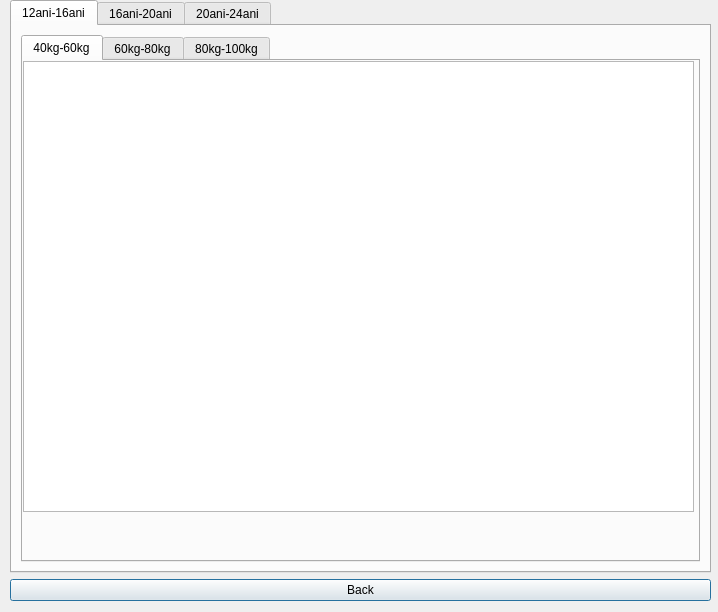
<?xml version="1.0" encoding="UTF-8"?>
<ui version="4.0">
 <class>fights</class>
 <widget class="QDialog" name="fights">
  <property name="geometry">
   <rect>
    <x>0</x>
    <y>0</y>
    <width>718</width>
    <height>612</height>
   </rect>
  </property>
  <property name="windowTitle">
   <string>Dialog</string>
  </property>
  <widget class="QWidget" name="layoutWidget">
   <property name="geometry">
    <rect>
     <x>10</x>
     <y>0</y>
     <width>701</width>
     <height>601</height>
    </rect>
   </property>
   <layout class="QGridLayout" name="gridLayout">
    <item row="3" column="0">
     <widget class="QPushButton" name="back">
      <property name="layoutDirection">
       <enum>Qt::RightToLeft</enum>
      </property>
      <property name="text">
       <string>Back</string>
      </property>
     </widget>
    </item>
    <item row="1" column="0">
     <widget class="QTabWidget" name="tabWidget">
      <property name="currentIndex">
       <number>0</number>
      </property>
      <widget class="QWidget" name="Categoria1216">
       <attribute name="title">
        <string>12ani-16ani</string>
       </attribute>
       <layout class="QGridLayout" name="gridLayout_2">
        <item row="0" column="0">
         <widget class="QTabWidget" name="Category">
          <property name="currentIndex">
           <number>0</number>
          </property>
          <widget class="QWidget" name="_40_60">
           <attribute name="title">
            <string>40kg-60kg</string>
           </attribute>
           <widget class="QTableWidget" name="table1_1">
            <property name="geometry">
             <rect>
              <x>0</x>
              <y>0</y>
              <width>671</width>
              <height>451</height>
             </rect>
            </property>
            <property name="sizePolicy">
             <sizepolicy hsizetype="Expanding" vsizetype="Expanding">
              <horstretch>0</horstretch>
              <verstretch>0</verstretch>
             </sizepolicy>
            </property>
            <property name="editTriggers">
             <set>QAbstractItemView::NoEditTriggers</set>
            </property>
            <property name="columnCount">
             <number>0</number>
            </property>
           </widget>
          </widget>
          <widget class="QWidget" name="_60_80">
           <attribute name="title">
            <string>60kg-80kg</string>
           </attribute>
           <widget class="QTableWidget" name="table1_2">
            <property name="geometry">
             <rect>
              <x>0</x>
              <y>0</y>
              <width>671</width>
              <height>451</height>
             </rect>
            </property>
            <property name="sizePolicy">
             <sizepolicy hsizetype="Expanding" vsizetype="Expanding">
              <horstretch>0</horstretch>
              <verstretch>0</verstretch>
             </sizepolicy>
            </property>
            <property name="editTriggers">
             <set>QAbstractItemView::NoEditTriggers</set>
            </property>
            <property name="columnCount">
             <number>0</number>
            </property>
           </widget>
          </widget>
          <widget class="QWidget" name="_80_100">
           <attribute name="title">
            <string>80kg-100kg</string>
           </attribute>
           <widget class="QTableWidget" name="table1_3">
            <property name="geometry">
             <rect>
              <x>0</x>
              <y>0</y>
              <width>671</width>
              <height>451</height>
             </rect>
            </property>
            <property name="sizePolicy">
             <sizepolicy hsizetype="Expanding" vsizetype="Expanding">
              <horstretch>0</horstretch>
              <verstretch>0</verstretch>
             </sizepolicy>
            </property>
            <property name="editTriggers">
             <set>QAbstractItemView::NoEditTriggers</set>
            </property>
            <property name="columnCount">
             <number>0</number>
            </property>
           </widget>
          </widget>
         </widget>
        </item>
       </layout>
      </widget>
      <widget class="QWidget" name="Categoria1620">
       <property name="contextMenuPolicy">
        <enum>Qt::DefaultContextMenu</enum>
       </property>
       <attribute name="title">
        <string>16ani-20ani</string>
       </attribute>
       <widget class="QTabWidget" name="Category_2">
        <property name="geometry">
         <rect>
          <x>0</x>
          <y>0</y>
          <width>638</width>
          <height>401</height>
         </rect>
        </property>
        <property name="currentIndex">
         <number>2</number>
        </property>
        <widget class="QWidget" name="_40_61">
         <attribute name="title">
          <string>40kg-60kg</string>
         </attribute>
         <widget class="QTableWidget" name="table2_1">
          <property name="geometry">
           <rect>
            <x>0</x>
            <y>0</y>
            <width>631</width>
            <height>381</height>
           </rect>
          </property>
          <property name="sizePolicy">
           <sizepolicy hsizetype="Expanding" vsizetype="Expanding">
            <horstretch>0</horstretch>
            <verstretch>0</verstretch>
           </sizepolicy>
          </property>
          <property name="editTriggers">
           <set>QAbstractItemView::NoEditTriggers</set>
          </property>
          <property name="columnCount">
           <number>0</number>
          </property>
         </widget>
        </widget>
        <widget class="QWidget" name="_60_81">
         <attribute name="title">
          <string>60kg-80kg</string>
         </attribute>
         <widget class="QTableWidget" name="table2_2">
          <property name="geometry">
           <rect>
            <x>0</x>
            <y>0</y>
            <width>641</width>
            <height>381</height>
           </rect>
          </property>
          <property name="sizePolicy">
           <sizepolicy hsizetype="Expanding" vsizetype="Expanding">
            <horstretch>0</horstretch>
            <verstretch>0</verstretch>
           </sizepolicy>
          </property>
          <property name="editTriggers">
           <set>QAbstractItemView::NoEditTriggers</set>
          </property>
          <property name="columnCount">
           <number>0</number>
          </property>
         </widget>
        </widget>
        <widget class="QWidget" name="_80_101">
         <attribute name="title">
          <string>80kg-100kg</string>
         </attribute>
         <widget class="QTableWidget" name="table2_3">
          <property name="geometry">
           <rect>
            <x>0</x>
            <y>0</y>
            <width>631</width>
            <height>371</height>
           </rect>
          </property>
          <property name="sizePolicy">
           <sizepolicy hsizetype="Expanding" vsizetype="Expanding">
            <horstretch>0</horstretch>
            <verstretch>0</verstretch>
           </sizepolicy>
          </property>
          <property name="editTriggers">
           <set>QAbstractItemView::NoEditTriggers</set>
          </property>
          <property name="columnCount">
           <number>0</number>
          </property>
         </widget>
        </widget>
       </widget>
      </widget>
      <widget class="QWidget" name="Categoria2024">
       <attribute name="title">
        <string>20ani-24ani</string>
       </attribute>
       <widget class="QTabWidget" name="Category_3">
        <property name="geometry">
         <rect>
          <x>0</x>
          <y>10</y>
          <width>638</width>
          <height>401</height>
         </rect>
        </property>
        <property name="currentIndex">
         <number>2</number>
        </property>
        <widget class="QWidget" name="_40_62">
         <attribute name="title">
          <string>40kg-60kg</string>
         </attribute>
         <widget class="QTableWidget" name="table3_1">
          <property name="geometry">
           <rect>
            <x>0</x>
            <y>0</y>
            <width>631</width>
            <height>381</height>
           </rect>
          </property>
          <property name="sizePolicy">
           <sizepolicy hsizetype="Expanding" vsizetype="Expanding">
            <horstretch>0</horstretch>
            <verstretch>0</verstretch>
           </sizepolicy>
          </property>
          <property name="editTriggers">
           <set>QAbstractItemView::NoEditTriggers</set>
          </property>
          <property name="columnCount">
           <number>0</number>
          </property>
         </widget>
        </widget>
        <widget class="QWidget" name="_60_82">
         <attribute name="title">
          <string>60kg-80kg</string>
         </attribute>
         <widget class="QTableWidget" name="table3_2">
          <property name="geometry">
           <rect>
            <x>0</x>
            <y>0</y>
            <width>641</width>
            <height>381</height>
           </rect>
          </property>
          <property name="sizePolicy">
           <sizepolicy hsizetype="Expanding" vsizetype="Expanding">
            <horstretch>0</horstretch>
            <verstretch>0</verstretch>
           </sizepolicy>
          </property>
          <property name="editTriggers">
           <set>QAbstractItemView::NoEditTriggers</set>
          </property>
          <property name="columnCount">
           <number>0</number>
          </property>
         </widget>
        </widget>
        <widget class="QWidget" name="_80_102">
         <attribute name="title">
          <string>80kg-100kg</string>
         </attribute>
         <widget class="QTableWidget" name="table3_3">
          <property name="geometry">
           <rect>
            <x>0</x>
            <y>0</y>
            <width>641</width>
            <height>391</height>
           </rect>
          </property>
          <property name="sizePolicy">
           <sizepolicy hsizetype="Expanding" vsizetype="Expanding">
            <horstretch>0</horstretch>
            <verstretch>0</verstretch>
           </sizepolicy>
          </property>
          <property name="editTriggers">
           <set>QAbstractItemView::NoEditTriggers</set>
          </property>
          <property name="columnCount">
           <number>0</number>
          </property>
         </widget>
        </widget>
       </widget>
      </widget>
     </widget>
    </item>
   </layout>
  </widget>
 </widget>
 <resources/>
 <connections/>
</ui>
